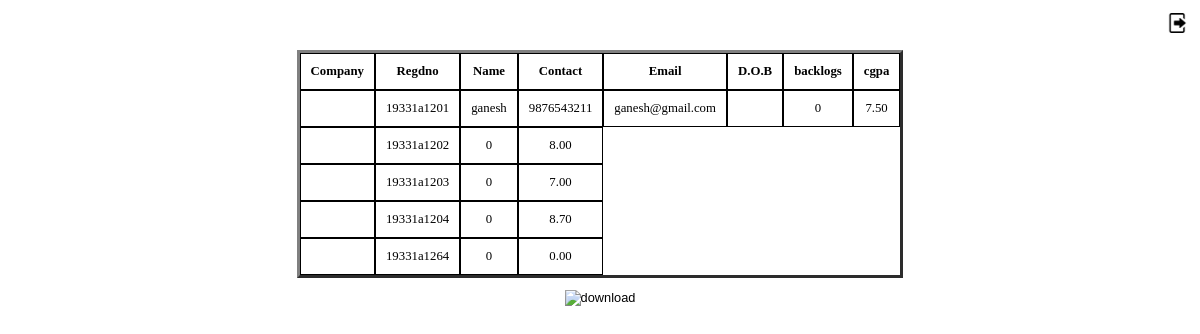
Page /Placement_portal_management/student_details.php (signed in) on the committed database.
### tables this page shows
CREATE TABLE `marks` (
  `regdno` varchar(11) NOT NULL,
  `cgpa` float(10,2) DEFAULT 0.00,
  `backlogs` int(11) DEFAULT 0
);

CREATE TABLE `student` (
  `regdno` varchar(11) NOT NULL,
  `name` varchar(40) NOT NULL,
  `password` varchar(40) NOT NULL,
  `DOB` date NOT NULL,
  `email` varchar(30) NOT NULL,
  `fathername` varchar(30) NOT NULL,
  `contact` bigint(11) NOT NULL,
  `fcontact` bigint(11) NOT NULL,
  `photo` varchar(100) NOT NULL
);

### Placement_portal_management/student_details.php (the view, shortened to what this page needs)
<?php
   include 'config.php';
    $backlog=$_POST['backlogs'];
    $cgpa=$_POST['cgpa'];
    $company=$_POST['company'];
    $sql = "select * from marks where cgpa >= '$cgpa' and backlogs <='$backlog'";
    $result = ($conn->query($sql));
    $row = [];
    if ($result->num_rows > 0)
    {
        $row = $result->fetch_all(MYSQLI_ASSOC);
    }
?>
<!DOCTYPE html>
<html>
    <head>
    <link type="text/css" rel="stylesheet" href="stylesheet.css">
</head>
<body style="background: color #959595;">
<p style="text-align:right;">
    <a href="staff_logout.php" class="button" align='right'><img src="signout.jpg" alt="signout" width="20" height="20"></a>
    </p>
    <table border='3' cellspacing="0" align="center" style="background: color #757575;">
        <thead>
            <tr>
                <th>Company</th>
                <th>Regdno</th>
                <th>Name</th>
                <th>Contact</th>
                <th>Email</th>
                <th>D.O.B</th>
                <th>backlogs</th>
                <th>cgpa</th>
            </tr>
        </thead>
        <tbody>
            <?php
            if(!empty($row))
            foreach($row as $rows)
            {
            ?>
            <tr>
                <td><?php echo $company; ?></td>
                <td><?php echo $rows['regdno'];
                $n=$rows['regdno'];
                $sql1="select * from student where regdno='$n'";
                $result1 = ($conn->query($sql1));
                while($rows1=$result1->fetch_assoc())
                {
                ?></td>
                <td><?php echo $rows1['name']; ?></td>
                <td><?php echo $rows1['contact'] ?></td>
                <td><?php echo $rows1['email'] ?></td>
                <td><?php echo $rows1['dob'] ?></td>
                <?php } ?>
                <td><?php echo $rows['backlogs']; ?></td>
                <td><?php echo $rows['cgpa']; ?></td>
            </tr>
            <?php } ?>
        </tbody>
    </table>
    <p style="text-align:center;"><a href="generatefile.php" class="button"><img src="download.jpg" alt="download" width="200" height="200"></a></p>
</body>
</html>

### Placement_portal_management/stylesheet.css (style rules this page uses)
body { background-color: #fff; margin: 0px; font-family: Verdana, Georgia, serif; font-size: 14px; font-size:80%; height:100%; border:0px; width:100%; }
.button { text-decoration:none; font-family:arial; padding: .2em 1em; color:rgb(0, 0, 0); border-radius:5px; }

### Placement_portal_management/student_details.php (style rules this page uses)
td,th { border: 1px solid black; padding: 10px; margin: 5px; text-align: center; }

### rows in the picture
marks: regdno "19331a1201", backlogs "0", cgpa "7.50"
student: name "ganesh", contact "9876543211", email "ganesh@gmail.com"
marks: regdno "19331a1202", backlogs "0", cgpa "8.00"
marks: regdno "19331a1203", backlogs "0", cgpa "7.00"
marks: regdno "19331a1204", backlogs "0", cgpa "8.70"
marks: regdno "19331a1264", backlogs "0", cgpa "0.00"
